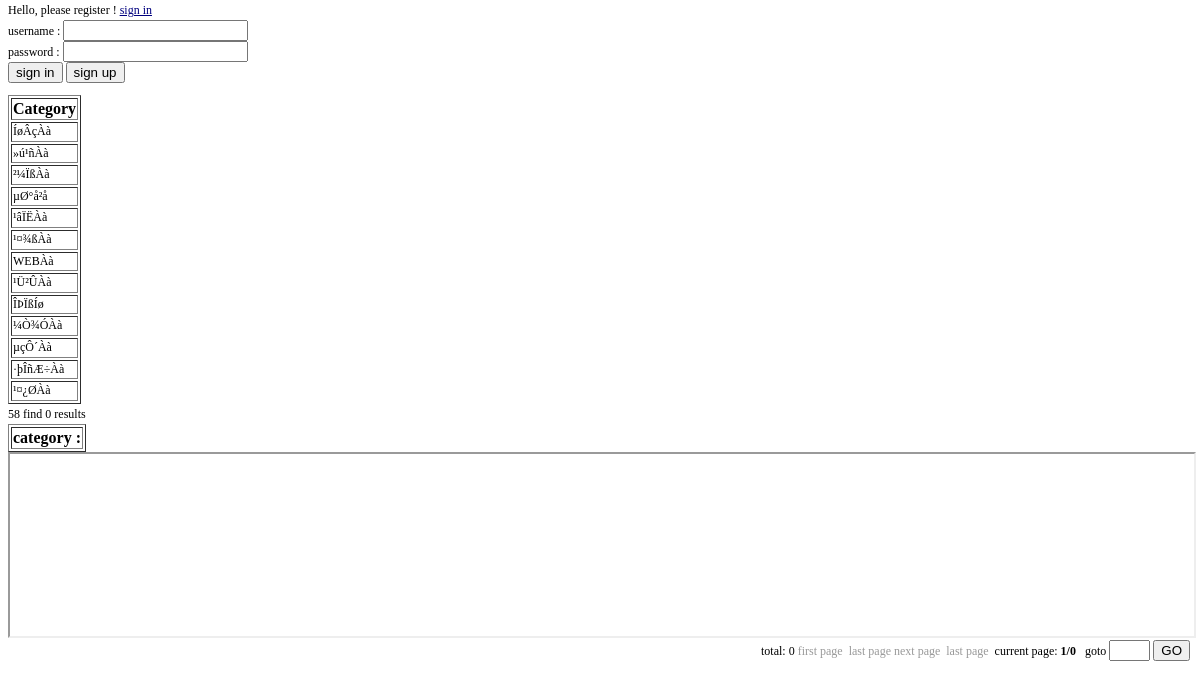
/my_index?category_num=58 (signed in), run on the app's committed database.
### tables this page shows
CREATE TABLE b2c_class (
  id int(10) unsigned NOT NULL auto_increment,
  name varchar(40) NOT NULL default '',
  up_id int(10) unsigned NOT NULL default '0',
  KEY id (id)
);

### conf/db_mysql.php (called while the page is built, shortened)
<?php
class DB_Sql {
  var $Record   = array();
  var $Link_ID  = 0;
  var $Query_ID = 0;
  function free() {
      $this->Query_ID = 0;
  }
  function query($Query_String) {
    if ($Query_String == "")
      return 0;
    $this->Query_ID = @mysql_query($Query_String,$this->Link_ID);
    return $this->Query_ID;
  }
  function next_record() {
    $this->Record = @mysql_fetch_array($this->Query_ID);
    $stat = is_array($this->Record);
    return $stat;
  }
  function num_rows() {
    return @mysql_num_rows($this->Query_ID);
  }
  function f($Name) {
    return $this->Record[$Name];
  }
}
?>

### conf/config.php (called while the page is built, shortened)
<?php
require "conf/options.php";
require "conf/db_mysql.php";
$db = new DB_Sql;
$db->Host = $dbservername;
$db->User = $dbusername;
$db->Password = $dbuserpass;
$db->Link_ID = @mysql_connect($db->Host, $db->User, $db->Password) or die("Êý¾Ý¿âÁ¬½Ó´íÎó£¬ÇëÔËÐÐinstall.php½øÐÐ°²×°¡£");
?>

### conf/options.php (called while the page is built, shortened)
<?php
$dbservername="mysql1.cs.clemson.edu";
$dbusername="b2c_vt1i";
$dbuserpass="zhubo19910914";
?>

### my_index.php (the view, shortened to what this page needs)
<?php
require "conf/config.php";
?>
<html>
<head>
    <link rel="stylesheet" href="conf/style.css" type="text/css">
</head>
<body>
<div>
    <?php
    if (isset($login_name)) {
        echo "dear <font color='#cc0000'>" . $login_name . "</font>£¬welcome!";
        echo "<br>";
        echo "last login in time " . $cookielogintime;
    } else {
        echo "Hello, please register ! <a href='my_login.php' class='clink03'>sign in</a> ";
    }
    ?>
</div>
<div>
    <form action="my_login.php" method=post>
        username : <input name=u_pass>
        <br>
        password : <input name=u_name type=password>
        <br>
        <input name="sign_in" type=submit value="sign in">
        <a href="my_register1.php">
            <input name="sign_up" type=button value="sign up">
        </a>
    </form>
</div>
<div>
    <table border=1>
        <tr>
            <th>Category</th>
        </tr>
        <?php
        $db->query("select id,name from $class_t where up_id=0");
        while ($db->next_record()) {
            echo "<tr><td>";
            echo "<a href = 'my_index?category_num=" . $db->f('id') . "'>";
            echo $db->f('name');
            echo "</a>";
            echo "</td></tr>";
        }
        ?>
    </table>
</div>
<?php
if (!isset($page)) $page = 1;
echo $category_num;
$record_one_line = 3;
$line_one_page = 4;
$records_one_page = $record_one_line * $line_one_page;
php?>
<table border="1">
    <tr>
        <th>
            <?php
            $db->query("select name from $class_t where id = $category_num");
            $category_name = $db->f("name");
            echo "category : $category_name";
            ?>
        </th>
    </tr>
    <?php
    $db->query("select * from $goods_t where class_id = $category_num");
    $total_num = $db->num_rows();
    $totalpage = ceil($total_num / $records_one_page);
    echo "find   $total_num results<br>";
            ?>
</table>
<iframe frameborder=1
        height=182 name=cart scrolling=no
        src="shopping.php"
        width="100%"></iframe>
<table width="100%" border="0" cellspacing="1" cellpadding="1">
    <form action="<?php echo $PHP_SELF . "?up_id=$up_id&sf=$sf" ?> " method="post" name="form8"
          onSubmit="return check_page('form8.page')">
        <tr>
            <td align="right"> total:
                <?php echo $total_num . " ";
                $page1 = $page - 1;
                $page2 = $page + 1;
                if ($page1 < 1) echo "<FONT color=#999999> first page&nbsp; last page</FONT>&nbsp;";
                else echo "<a href='$PHP_SELF?page=1&up_id=$up_id&sf=$sf'>first page</a>&nbsp;<a href='$PHP_SELF?page=$page1&up_id=$up_id&sf=$sf'>ÉÏÒ»Ò³</a>&nbsp;";
                if ($page2 > $totalpage) echo "<FONT color=#999999>next page&nbsp; last page</FONT>&nbsp;";
                else echo "<a href='$PHP_SELF?page=$page2&up_id=$up_id&sf=$sf'>next page</a>&nbsp;<a href='$PHP_SELF?page=$totalpage&up_id=$up_id&sf=$sf'>last page</a>&nbsp;";
                ?>
                current page:<b>
                    <?php echo $page . "/" . $totalpage ?>
                </b>&nbsp;
                goto
                <input type="text" name="page" size="2">
                <input type="submit" name="Submit22" value="GO">
            </td>
        </tr>
    </form>
</table>
</body>

### conf/style.css (style rules this page uses)
TD { FONT-SIZE: 9pt; LETTER-SPACING: 0pt; LINE-HEIGHT: 130%; WORD-SPACING: 0pt }
BODY { FONT-FAMILY: "����"; FONT-SIZE: 12px; LINE-HEIGHT: 15pt; MARGIN-TOP: 0px; PADDING-TOP: 0px; SCROLLBAR-FACE-COLOR: #cccccc; SCROLLBAR-HIGHLIGHT-COLOR: #e7e7e7; SCROLLBAR-SHADOW-COLOR: #e7e7e7; SCROLLBAR-3DLIGHT-COLOR: #ffffff; SCROLLBAR-ARROW-COLOR: #ffffff; SCROLLBAR-TRACK-COLOR: #ffffff; SCROLLBAR-DARKSHADOW-COLOR: #ffffff }
A:link { COLOR: #000000; TEXT-DECORATION: none }
A.clink03:link { COLOR: #00007f; TEXT-DECORATION: underline }

### data on the page
b2c_class: name "ÍøÂçÀà"
b2c_class: name "»ú¹ñÀà"
b2c_class: name "²¼ÏßÀà"
b2c_class: name "µØ°å²å"
b2c_class: name "¹âÏËÀà"
b2c_class: name "¹¤¾ßÀà"
b2c_class: name "WEBÀà"
b2c_class: name "¹Ü²ÛÀà"
b2c_class: name "ÎÞÏßÍø"
b2c_class: name "¼Ò¾ÓÀà"
b2c_class: name "µçÔ´Àà"
b2c_class: name "·þÎñÆ÷Àà"
b2c_class: name "¹¤¿ØÀà"

### other printed values
$category_num "58 find 0 results"
$total_num "0"
$page "1"
$totalpage "0"
